Frame 1 (no input): blank canvas, image omitted
Frame 60 (the mouse pressed at the canvas centre just before this capture): blank canvas, image omitted
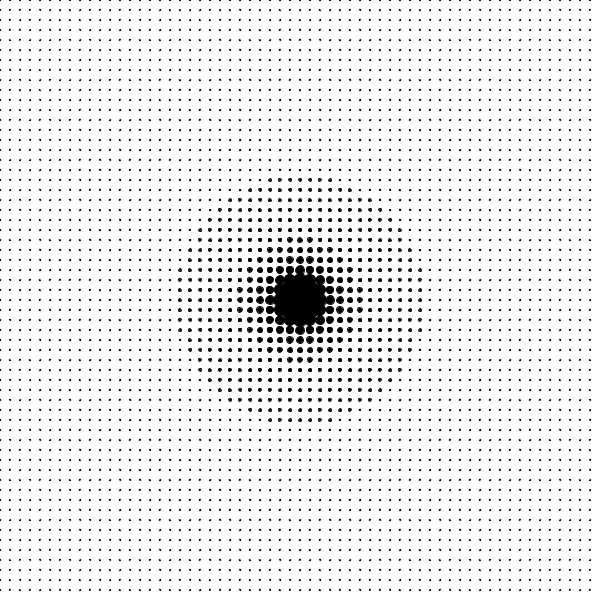
Frame 120 (the mouse held since frame 60 and released just before this capture)

The Processing sketch whose frames 1 and 60 were blank and that drew this single picture after the mouse press (run headless with seeded random() and noise(); from frame 60 on, the mouse is pressed at the canvas centre):

// Processing sketch: s27_charge_field_advanced
// ── s27_charge_field_advanced.pde
ArrayList<PVector> points = new ArrayList<PVector>();

void setup() {
  size(600, 600);
  fill(0);
}
void draw() {
  background(255);
  PVector curr = new PVector();
  for (int x=0; x<width; x+=10) {
    for (int y=0; y<width; y+=10) {
      curr.set(x, y);
      float totalDist = 0;
      for(PVector p : points) {
        float d = curr.dist(p);
        totalDist += 1/d;
      }
      ellipse(x, y, 250*totalDist, 250*totalDist);
    }
  }
}
void mousePressed() {
  points.add(new PVector(mouseX, mouseY));
  println(points.size());
}
